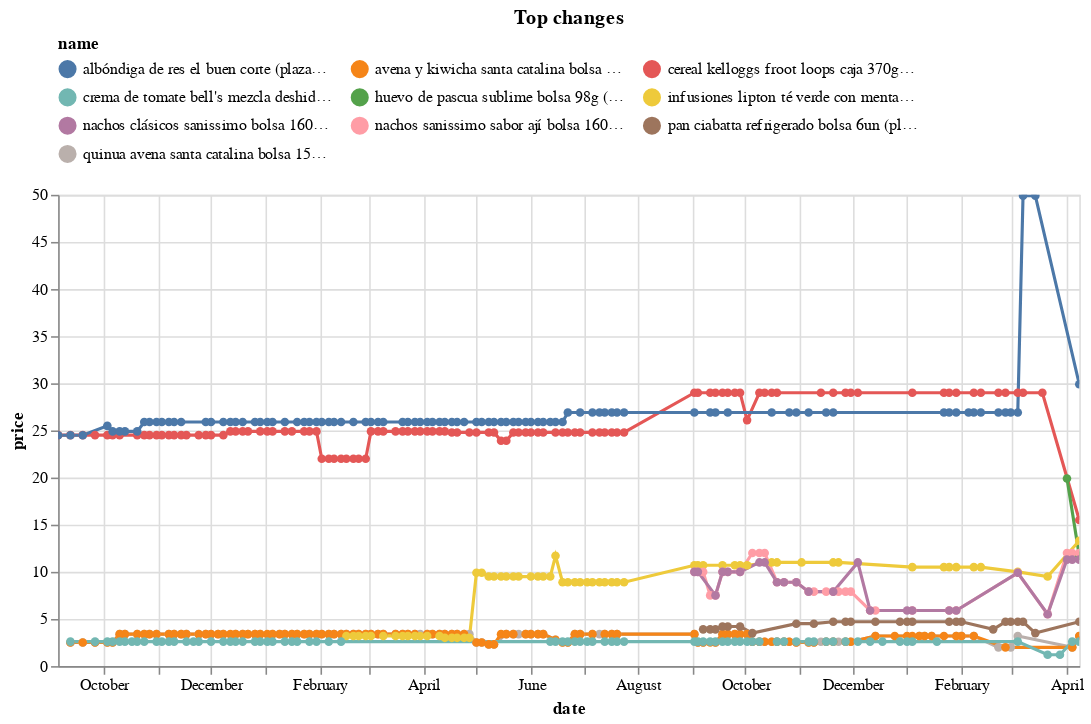

This figure's notebook cell:
### Code cell
top_changes.head(10).pipe(plot_changes, 'Top changes')

### Figure 1 — Vega-Lite specification as saved in the notebook (floating-point values rounded to 4 significant figures; data arrays with more than 128 entries replaced by an {"elided": "..."} marker saying what was removed)
{"config": {"view": {"continuousWidth": 300, "continuousHeight": 300}, "legend": {"columns": 3, "orient": "top"}}, "data": {"name": "data-9410bdea2dccb7b54253837e45693ba2"}, "mark": {"type": "line", "point": true}, "encoding": {"color": {"field": "name", "scale": {"domain": ["albóndiga de res el buen corte (plaza_vea)", "avena y kiwicha santa catalina bolsa 150g (plaza_vea)", "cereal kelloggs froot loops caja 370gr (plaza_vea)", "crema de tomate bell's mezcla deshidratada bolsa 68g (plaza_vea)", "huevo de pascua sublime bolsa 98g (plaza_vea)", "infusiones lipton té verde con menta caja 20un (plaza_vea)", "nachos clásicos sanissimo bolsa 160g (plaza_vea)", "nachos sanissimo sabor ají bolsa 160g (plaza_vea)", "pan ciabatta refrigerado bolsa 6un (plaza_vea)", "quinua avena santa catalina bolsa 150g (plaza_vea)"]}, "type": "nominal"}, "tooltip": [{"field": "name", "type": "nominal"}, {"field": "price", "type": "quantitative"}, {"field": "last_price", "type": "quantitative"}], "x": {"field": "date", "type": "temporal"}, "y": {"field": "price", "type": "quantitative"}}, "params": [{"name": "param_1", "select": {"type": "point", "fields": ["name"]}, "bind": "legend"}, {"name": "param_2", "select": {"type": "interval", "encodings": ["x", "y"]}, "bind": "scales"}], "title": "Top changes", "transform": [{"filter": {"param": "param_1"}}], "width": 650, "$schema": "https://vega.github.io/schema/vega-lite/v5.17.0.json", "datasets": {"data-9410bdea2dccb7b54253837e45693ba2": {"elided": "655 records"}}}
